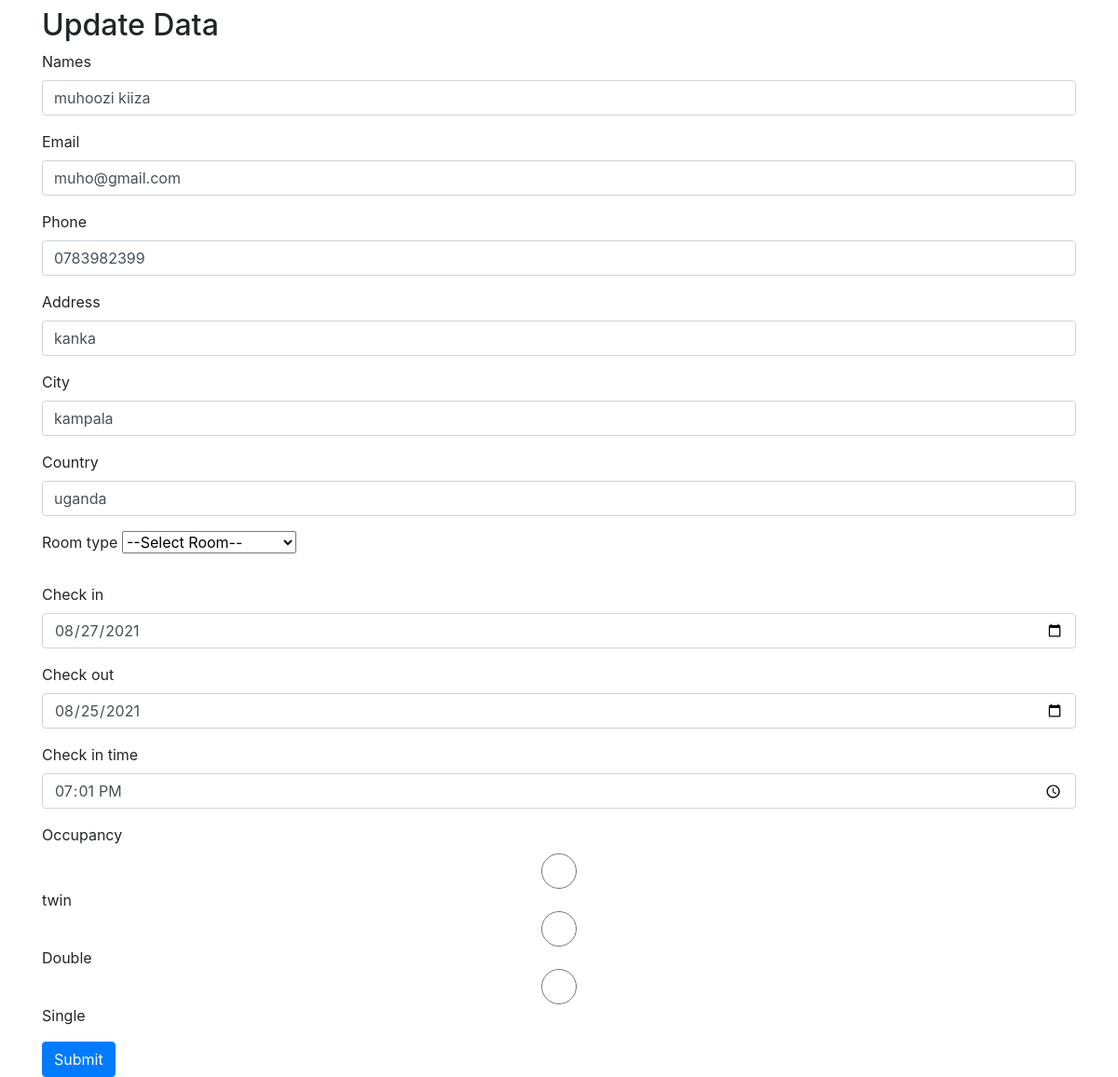
/edit.php?id=28, run on the app's committed database.
### tables this page shows
CREATE TABLE `booking` (
  `id` int(23) NOT NULL,
  `name` varchar(43) NOT NULL,
  `email` varchar(56) NOT NULL,
  `phone` varchar(67) NOT NULL,
  `address` varchar(43) NOT NULL,
  `city` varchar(56) NOT NULL,
  `country` varchar(54) NOT NULL,
  `room_type` varchar(89) NOT NULL,
  `check_in` date NOT NULL,
  `check_out` date NOT NULL,
  `check_in_time` varchar(98) NOT NULL,
  `occupancy` varchar(56) NOT NULL
);

### edit.php (the view, shortened to what this page needs)
<?php
$sw=$_GET['id'];
?>
<!DOCTYPE html>
<html lang="en">
<head>
    <link rel="stylesheet" href="https://stackpath.bootstrapcdn.com/bootstrap/4.5.2/css/bootstrap.min.css">
</head>
<body>
<div class="container mt-2">
  <div class="page-header">
      <h2>Update Data</h2>
  </div>
    <div class="row">
        <div class="col-md-12">
            <?php
            include 'connection.php';
            $query = "SELECT * FROM booking WHERE id='$sw'";
            $result=mysqli_query($con,$query);
            $cust = mysqli_fetch_assoc($result);
            ?>
            <form action="update1.php" method="POST">
              <div class="form-group">
                <label>Names</label>
                <input type="text" name="name" class="form-control" value="<?php echo $cust['name']; ?>" required>
              </div>
              <div class="form-group">
                <label>Email</label>
                <input type="text" name="email" class="form-control" value="<?php echo $cust['email']; ?>" required>
              </div>
              <div class="form-group">
                <label>Phone</label>
                <input type="text" name="phone" class="form-control" value="<?php echo $cust['phone']; ?>" required>
              </div>
              <div class="form-group">
                <label>Address</label>
                <input type="text" name="address" class="form-control" value="<?php echo $cust['address']; ?>" required>
              </div>
              <div class="form-group">
                <label>City</label>
                <input type="text" name="city" class="form-control" value="<?php echo $cust['city']; ?>" required>
              </div>
              <div class="form-group">
                <label for="exampleInputEmail1">Country</label>
                <input type="text" name="country" class="form-control" value="<?php echo $cust['country']; ?>" required>
              </div>
              <div class="form-group">
                <label>Room type</label>
                <select class="form-group" name="room_type"required>
                  <option value="<?php echo $cust['room_type']; ?>">--Select Room--</option>
                </select>
              </div>
              <div class="form-group">
                <label>Check in</label>
                <input type="date" name="check_in" class="form-control" value="<?php echo $cust['check_in']; ?>" required>
              </div>
              <div class="form-group">
                <label>Check out</label>
                <input type="date" name="check_out" class="form-control" value="<?php echo $cust['check_out']; ?>" required>
              </div>
              <div class="form-group">
                <label>Check in time</label>
                <input type="time" name="check_in_time" class="form-control" value="<?php echo $cust['check_in_time']; ?>" required>
              </div>
              <div class="form-group">
                <label>Occupancy</label>
                <input type="radio" name="occupance" class="form-control" selected><?php echo $cust['occupancy']; ?>
                 <?php
if($cust['occupancy']==='double'|| $cust['occupancy']==='Double'){
                 ?>
               <input type="radio" name="occupance" class="form-control" value="Single">Single
               <input type="radio" name="occupance" class="form-control" value="Twin">Twin
                 <?php
               }
else if($cust['occupancy']==='single'|| $cust['occupancy']==='Single'){
                 ?>
               <input type="radio" name="occupance" class="form-control" value="Double">Double
               <input type="radio" name="occupance" class="form-control" value="Twin">Twin
                 <?php
}
else{
                 ?>
               <input type="radio" name="occupance" class="form-control" value="Double">Double
                <input type="radio" name="occupance" class="form-control" value="Single">Single
                 <?php
                 }
                 ?>
              </div>
              <button type="submit" class="btn btn-primary" value="submit">Submit</button>
            </form>
        </div>
    </div>
</div>
</body>
</html>

### data on the page
booking: name "muhoozi kiiza", email "muho@gmail.com", phone "0783982399", address "kanka", city "kampala", country "uganda", check_in "08/27/2021", check_out "08/25/2021", check_in_time "19:01", occupancy "twin"
